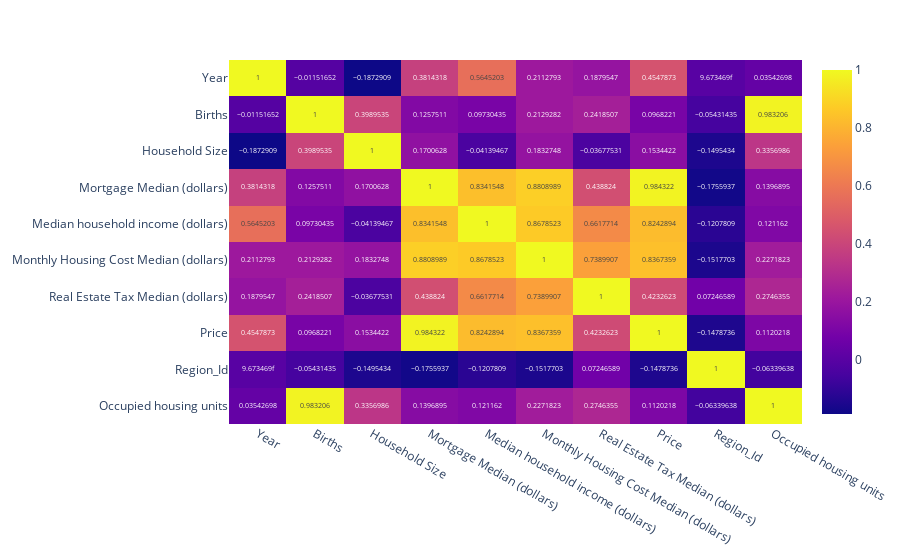

Notebook cell for this chart:
### Code cell
fig = px.imshow(df.corr(numeric_only=True),text_auto=True,aspect="auto")
fig.show()

### Figure 1 — Plotly figure (JSON) as saved in the notebook; plotly's stock layout.template omitted (floating-point values rounded to 4 significant figures)
{"data": [{"coloraxis": "coloraxis", "hovertemplate": "x: %{x}<br>y: %{y}<br>color: %{z}<extra></extra>", "name": "0", "texttemplate": "%{z}", "type": "heatmap", "x": ["Year", "Births", "Household Size", "Mortgage Median (dollars)", "Median household income (dollars)", "Monthly Housing Cost Median (dollars)", "Real Estate Tax Median (dollars)", "Price", "Region_Id", "Occupied housing units"], "xaxis": "x", "y": ["Year", "Births", "Household Size", "Mortgage Median (dollars)", "Median household income (dollars)", "Monthly Housing Cost Median (dollars)", "Real Estate Tax Median (dollars)", "Price", "Region_Id", "Occupied housing units"], "yaxis": "y", "z": [[1, -0.01152, -0.1873, 0.3814, 0.5645, 0.2113, 0.188, 0.4548, 9.673e-15, 0.03543], [-0.01152, 1, 0.399, 0.1258, 0.0973, 0.2129, 0.2419, 0.09682, -0.05431, 0.9832], [-0.1873, 0.399, 1, 0.1701, -0.04139, 0.1833, -0.03678, 0.1534, -0.1495, 0.3357], [0.3814, 0.1258, 0.1701, 1, 0.8342, 0.8809, 0.4388, 0.9843, -0.1756, 0.1397], [0.5645, 0.0973, -0.04139, 0.8342, 1, 0.8679, 0.6618, 0.8243, -0.1208, 0.1212], [0.2113, 0.2129, 0.1833, 0.8809, 0.8679, 1, 0.739, 0.8367, -0.1518, 0.2272], [0.188, 0.2419, -0.03678, 0.4388, 0.6618, 0.739, 1, 0.4233, 0.07247, 0.2746], [0.4548, 0.09682, 0.1534, 0.9843, 0.8243, 0.8367, 0.4233, 1, -0.1479, 0.112], [9.673e-15, -0.05431, -0.1495, -0.1756, -0.1208, -0.1518, 0.07247, -0.1479, 1, -0.0634], [0.03543, 0.9832, 0.3357, 0.1397, 0.1212, 0.2272, 0.2746, 0.112, -0.0634, 1]]}], "layout": {"coloraxis": {"colorscale": [[0, "#0d0887"], [0.1111, "#46039f"], [0.2222, "#7201a8"], [0.3333, "#9c179e"], [0.4444, "#bd3786"], [0.5556, "#d8576b"], [0.6667, "#ed7953"], [0.7778, "#fb9f3a"], [0.8889, "#fdca26"], [1, "#f0f921"]]}, "margin": {"t": 60}, "xaxis": {"anchor": "y", "domain": [0, 1]}, "yaxis": {"anchor": "x", "autorange": "reversed", "domain": [0, 1]}}}
